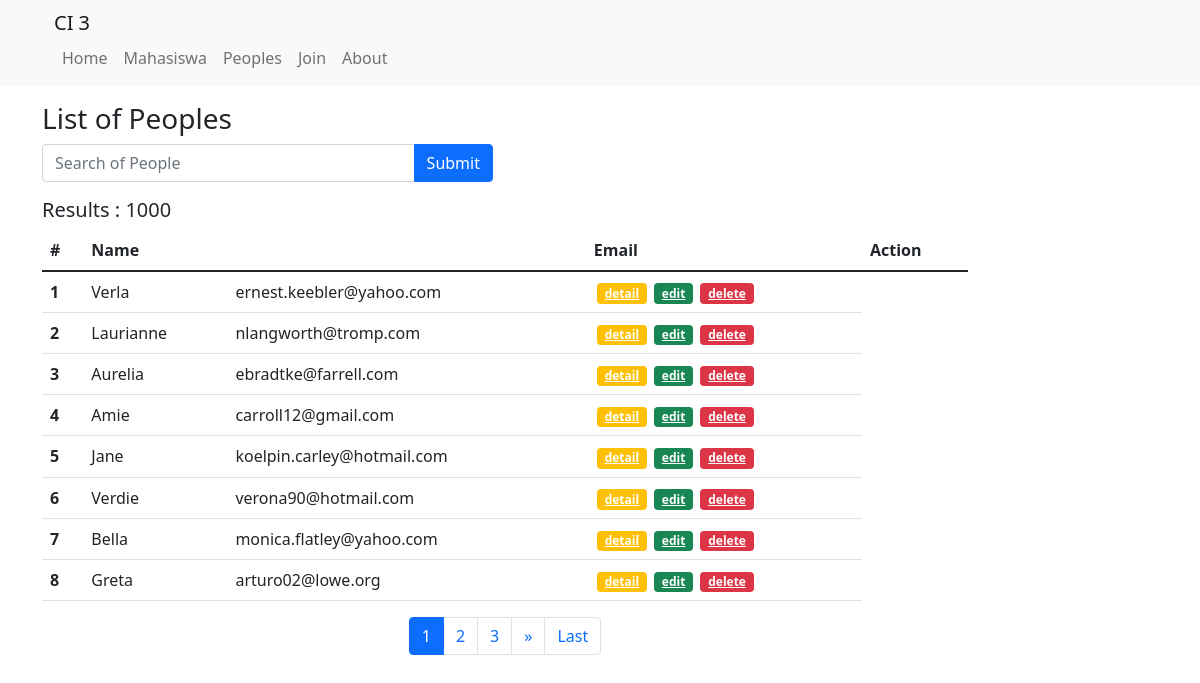
/index.php/peoples, run on the app's committed database.
### tables this page shows
CREATE TABLE `peoples` (
  `id` int(9) UNSIGNED NOT NULL,
  `name` varchar(100) NOT NULL,
  `address` varchar(255) NOT NULL,
  `email` varchar(100) NOT NULL
);

### application/controllers/Peoples.php (called while the page is built, shortened)
<?php
class Peoples extends CI_Controller
{
    public function index()
    {
        $data['judul'] = 'List of Peoples';
        $this->load->model('Peoples_model', 'peoples');
        $this->load->library('pagination');
        if ($this->input->post('submit')) {
            $data['keyword'] = $this->input->post('keyword');
            $this->session->set_userdata('keyword', $data['keyword']);
        } else {
            $data['keyword'] = $this->session->userdata('keyword');
        }
        $this->db->like('name', $data['keyword']);
        $this->db->or_like('email', $data['keyword']);
        $this->db->from('peoples');
        $config['total_rows'] = $this->db->count_all_results();
        $data['total_rows'] = $config['total_rows'];
        $config['per_page'] = 8;
        $data['start'] = $this->uri->segment(3);
        $data['peoples'] = $this->peoples->getPeoples($config['per_page'], $data['start'], $data['keyword']);
        $this->load->view('templates/header', $data);
        $this->load->view('peoples/index', $data);
        $this->load->view('templates/footer');
    }
}

### index.php (called while the page is built, shortened)
<?php
require_once BASEPATH.'core/CodeIgniter.php';

### application/config/config.php (called while the page is built, shortened)
<?php
$config['base_url'] = 'http://localhost/CI3/';
$config['index_page'] = '';
$config['uri_protocol']	= 'REQUEST_URI';
$config['url_suffix'] = '';
$config['language']	= 'english';
$config['charset'] = 'UTF-8';
$config['enable_hooks'] = FALSE;
$config['subclass_prefix'] = 'MY_';
$config['composer_autoload'] = FALSE;
$config['permitted_uri_chars'] = 'a-z 0-9~%.:_\-';
$config['enable_query_strings'] = FALSE;
$config['controller_trigger'] = 'c';
$config['function_trigger'] = 'm';
$config['directory_trigger'] = 'd';
$config['allow_get_array'] = TRUE;
$config['log_threshold'] = 0;
$config['log_path'] = '';
$config['log_file_extension'] = '';
$config['log_file_permissions'] = 0644;
$config['log_date_format'] = 'Y-m-d H:i:s';
$config['error_views_path'] = '';
$config['cache_path'] = '';
$config['cache_query_string'] = FALSE;
$config['encryption_key'] = '';
$config['sess_driver'] = 'files';
$config['sess_cookie_name'] = 'ci_session';
$config['sess_expiration'] = 7200;
$config['sess_save_path'] = NULL;
$config['sess_match_ip'] = FALSE;
$config['sess_time_to_update'] = 300;
$config['sess_regenerate_destroy'] = FALSE;
$config['cookie_prefix']	= '';
$config['cookie_domain']	= '';
$config['cookie_path']		= '/';
$config['cookie_secure']	= FALSE;
$config['cookie_httponly'] 	= FALSE;
$config['standardize_newlines'] = FALSE;
$config['global_xss_filtering'] = FALSE;
$config['csrf_protection'] = FALSE;
$config['csrf_token_name'] = 'csrf_test_name';
$config['csrf_cookie_name'] = 'csrf_cookie_name';
$config['csrf_expire'] = 7200;
$config['csrf_regenerate'] = TRUE;
$config['csrf_exclude_uris'] = array();
$config['compress_output'] = FALSE;
$config['time_reference'] = 'local';
$config['rewrite_short_tags'] = FALSE;
$config['proxy_ips'] = '';

### application/models/Peoples_model.php (called while the page is built, shortened)
<?php
class Peoples_model extends CI_Model
{
    public function getPeoples($limit, $start, $keyword = null)
    {
        return $this->db->get('peoples', $limit, $start)->result_array();
    }
}

### application/views/peoples/index.php (the view, shortened to what this page needs)
<div class="container">
    <h3 class="mt-3">List of Peoples</h3>
<div class="row">
    <div class="col-md-5">
        <form action="<?= base_url('peoples'); ?>" method="post">
            <div class="input-group mb-3">
            <input type="text" class="form-control" placeholder="Search of People" name="keyword" autocomplete="off" autofocus>
            <input class="btn btn-primary" type="submit" name="submit">
            </div>
        </form>
    </div>
</div>
    <div class="row">
        <div class="col-md-10">
            <h5>Results : <?= $total_rows; ?></h5>
        <table class="table">
            <thead>
                <tr>
                    <th>#</th>
                    <th>Name<th>
                    <th>Email</th>
                    <th>Action</th>
                </tr>
            </thead>
            <tbody>
                <?php foreach ($peoples as $peoples) : ?>
                <tr>
                    <th><?= ++$start; ?></th>
                    <td><?= $peoples['name']; ?></td>
                    <td><?= $peoples['email']; ?></td>
                    <td>
                        <a href="" class="badge bg-warning">detail</a>
                        <a href="" class="badge bg-success">edit</a>
                        <a href="" class="badge bg-danger">delete</a>
                    </td>
                </tr>
                <?php endforeach; ?>
            </tbody>
        </table>
                    <?= $this->pagination->create_links(); ?>
        </div>
    </div>
</div>

### application/config/pagination.php (shortened to what this page needs)
<?php
        $config['base_url'] = 'http://localhost/CI3/peoples/index';
        $config['full_tag_open'] = '<nav><ul class="pagination justify-content-center">';
        $config['full_tag_close'] = '</ul>
        </nav>';
        $config['first_link'] = 'First';
        $config['first_tag_open'] = '<li class="page-item">';
        $config['first_tag_close'] = '</li>';
        $config['last_link'] = 'Last';
        $config['last_tag_open'] = '<li class="page-item">';
        $config['last_tag_close'] = '</li>';
        $config['next_link'] = '&raquo';
        $config['next_tag_open'] = '<li class="page-item">';
        $config['next_tag_close'] = '</li>';
        $config['cur_tag_open'] = '<li class="page-item active"><a class="page-link" href="#">';
        $config['cur_tag_close'] = '</a></li>';
        $config['num_tag_open'] = '<li class="page-item">';
        $config['num_tag_close'] = '</li>';
        ?>

### application/views/templates/header.php (shortened to what this page needs)
<!doctype html>
<html lang="en">
<head>
  <link href="https://cdn.jsdelivr.net/npm/bootstrap@5.1.3/dist/css/bootstrap.min.css" rel="stylesheet">
  <link rel="stylesheet" href="<?= base_url(); ?>assets/css/style.css">
</head>
<body>
  <nav class="navbar navbar-expand-lg navbar-light bg-light">
    <div class="container">
      <div class="container-fluid">
        <a class="navbar-brand" href="#">CI 3</a>
        <div class="collapse navbar-collapse" id="navbarNavAltMarkup">
          <div class="navbar-nav">
            <a class="nav-link" href="<?= base_url(); ?>">Home</a>
            <a class="nav-link" href="<?= base_url(); ?>mahasiswa">Mahasiswa</a>
            <a class="nav-link" href="<?= base_url(); ?>peoples">Peoples</a>
            <a class="nav-link" href="<?= base_url(); ?>join">Join</a>
            <a class="nav-link" href="#">About</a>
          </div>
        </div>
      </div>
    </div>
  </nav>

### application/views/templates/footer.php (shortened to what this page needs)
</body>
</html>

### assets/css/style.css (style rules this page uses)
.badge { margin-left: 3px; }

### data on the page
peoples: name "Verla", email "ernest.keebler@yahoo.com"
peoples: name "Laurianne", email "nlangworth@tromp.com"
peoples: name "Aurelia", email "ebradtke@farrell.com"
peoples: name "Amie", email "carroll12@gmail.com"
peoples: name "Jane", email "koelpin.carley@hotmail.com"
peoples: name "Verdie", email "verona90@hotmail.com"
peoples: name "Bella", email "monica.flatley@yahoo.com"
peoples: name "Greta", email "arturo02@lowe.org"

### other printed values
$total_rows "1000"
$this->pagination->create_links() "1 2 3 » Last"
